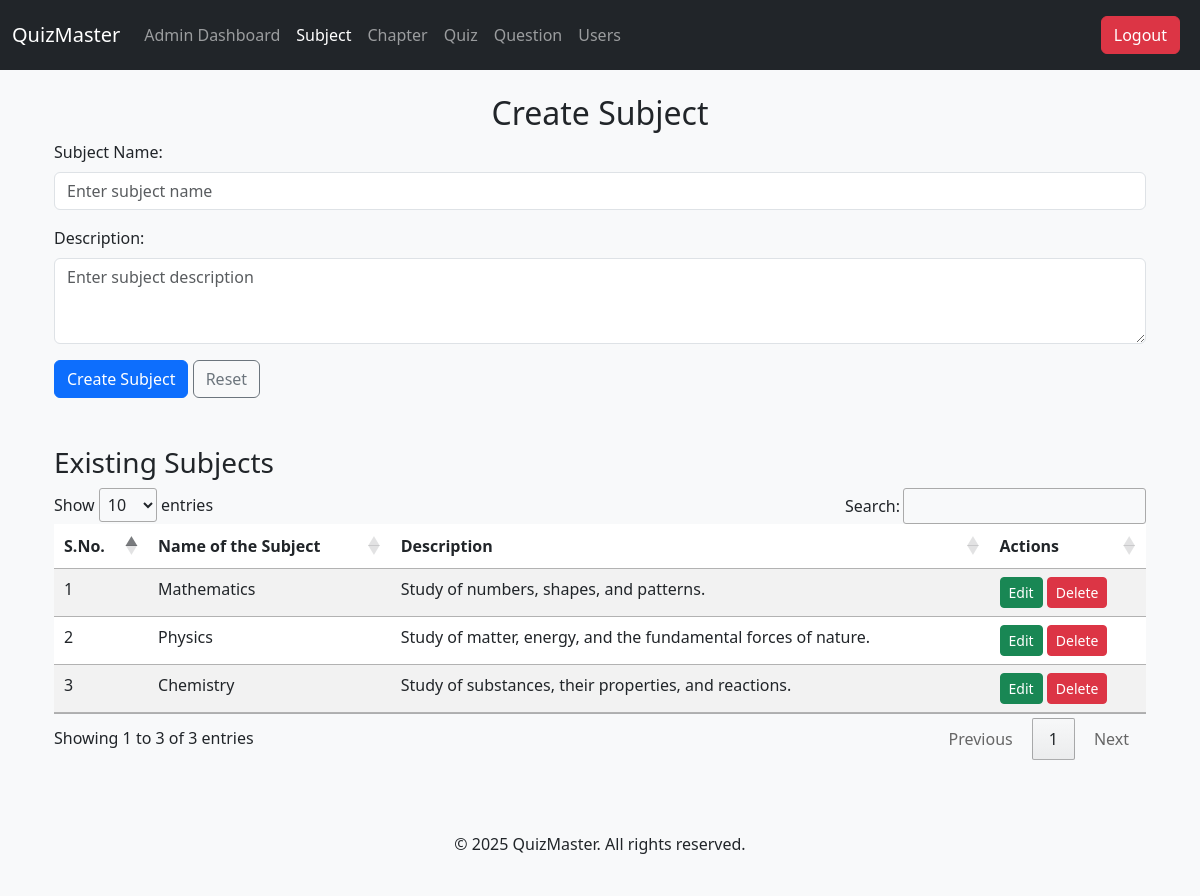
Screenshot of /admin/subject (signed in) with the database file from the repository.
### tables this page shows
CREATE TABLE subjects (
            id INTEGER PRIMARY KEY AUTOINCREMENT,
            name TEXT NOT NULL,
            description TEXT,
            additional_fields TEXT
        );

### app.py (the view)
@app.route('/admin/subject', methods=['GET', 'POST'])
@admin_required
def subject():
    if request.method == 'POST':
        name = request.form['name']
        description = request.form['description']
        conn = sqlite3.connect('database.db')
        cursor = conn.cursor()
        cursor.execute("SELECT * FROM subjects WHERE name=?", (name,))
        existing_subject = cursor.fetchone()
        if existing_subject:
            flash("Subject already exists. Please choose a different name.", "danger")  # Error message
            conn.close()
            return redirect(url_for('subject'))  # Redirect to the same page
        cursor.execute("INSERT INTO subjects (name, description) VALUES (?, ?)", (name, description))
        conn.commit()
        conn.close()
        flash("Subject added successfully!", "success")
        return redirect(url_for('subject'))  # Redirect to admin dashboard after creation
    else:
        conn = sqlite3.connect('database.db')
        cursor = conn.cursor()
        cursor.execute("SELECT * FROM subjects")
        subjects = cursor.fetchall()
        conn.close()
        return render_template('subject.html', subjects=subjects)

### app.py (called while the page is built)
@login_manager.user_loader
def load_user(user_id):
    conn = sqlite3.connect('database.db')
    cursor = conn.cursor()
    cursor.execute("SELECT id, username, role FROM users WHERE id=?", (user_id,))
    user = cursor.fetchone()
    conn.close()
    if user:
        return User(user[0], user[1], user[2])
    return None

def admin_required(f):
    @wraps(f)
    def decorated_function(*args, **kwargs):
        if 'role' not in session or session['role'] != 'admin':
            return redirect(url_for('home'))  # Redirect to home if not admin
        return f(*args, **kwargs)
    return decorated_function

### templates/subject.html (shortened to what this page needs)
{% extends "base.html" %}
{% block content %}
<div class="container">
    <h2 class="text-center">Create Subject</h2>
    <form method="POST" action="/admin/subject">
        <div class="mb-3">
            <label for="name" class="form-label">Subject Name:</label>
            <input type="text" class="form-control" id="name" name="name" required placeholder="Enter subject name">
        </div>
        <div class="mb-3">
            <label for="description" class="form-label">Description:</label>
            <textarea class="form-control" id="description" name="description" rows="3" placeholder="Enter subject description"></textarea>
        </div>
        <button type="submit" class="btn btn-primary">Create Subject</button>
        <button type="reset" class="btn btn-outline-secondary">Reset</button>
    </form>
    <h3 class="mt-5">Existing Subjects</h3>
    <table id="subjectsTable" class="table table-striped">
        <thead>
            <tr>
                <th>S.No.</th>
                <th>Name of the Subject</th>
                <th>Description</th>
                <th>Actions</th>
            </tr>
        </thead>
        <tbody>
            {% for subject in subjects %}
                <tr>
                    <td>{{ loop.index }}</td>
                    <td>{{ subject[1] }}</td>
                    <td>{{ subject[2] }}</td>
                    <td>
                        <a href="/admin/edit-subject/{{ subject[0] }}" class="btn btn-success btn-sm">Edit</a>
                        <form action="/admin/delete-subject/{{ subject[0] }}" method="POST" style="display:inline;">
                            <button type="submit" class="btn btn-danger btn-sm" onclick="return confirm('Are you sure you want to delete this subject?');">Delete</button>
                        </form>
                    </td>
                </tr>
            {% endfor %}
        </tbody>
    </table>
</div>
{% endblock %}

### templates/base.html (style rules this page uses)
html, body { height: 100%; }
body { display: flex; flex-direction: column; }

### rows the page displays
subjects: name "Mathematics", description "Study of numbers, shapes, and patterns."
subjects: name "Physics", description "Study of matter, energy, and the fundamental forces of nature."
subjects: name "Chemistry", description "Study of substances, their properties, and reactions."
